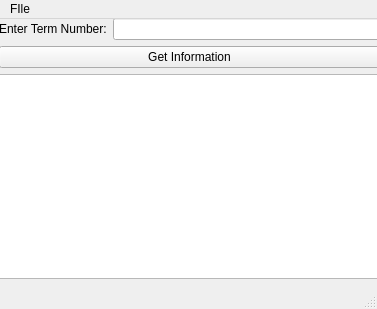
<?xml version="1.0" encoding="UTF-8"?>
<ui version="4.0">
 <class>PresInfo</class>
 <widget class="QMainWindow" name="PresInfo">
  <property name="geometry">
   <rect>
    <x>0</x>
    <y>0</y>
    <width>377</width>
    <height>309</height>
   </rect>
  </property>
  <property name="windowTitle">
   <string>President Info</string>
  </property>
  <widget class="QWidget" name="centralwidget">
   <widget class="QWidget" name="verticalLayoutWidget">
    <property name="geometry">
     <rect>
      <x>-1</x>
      <y>-1</y>
      <width>381</width>
      <height>261</height>
     </rect>
    </property>
    <layout class="QVBoxLayout" name="verticalLayout_2">
     <item>
      <layout class="QHBoxLayout" name="horizontalLayout_2">
       <item>
        <widget class="QLabel" name="labTermNum">
         <property name="text">
          <string>Enter Term Number:</string>
         </property>
        </widget>
       </item>
       <item>
        <widget class="QLineEdit" name="leTermNum"/>
       </item>
      </layout>
     </item>
     <item>
      <widget class="QPushButton" name="btGetInfo">
       <property name="text">
        <string>Get Information</string>
       </property>
      </widget>
     </item>
     <item>
      <widget class="QPlainTextEdit" name="pteInfo"/>
     </item>
    </layout>
   </widget>
  </widget>
  <widget class="QMenuBar" name="menubar">
   <property name="geometry">
    <rect>
     <x>0</x>
     <y>0</y>
     <width>377</width>
     <height>25</height>
    </rect>
   </property>
   <widget class="QMenu" name="menuFIle">
    <property name="title">
     <string>FIle</string>
    </property>
    <addaction name="actionQuit"/>
   </widget>
   <addaction name="menuFIle"/>
  </widget>
  <widget class="QStatusBar" name="statusbar"/>
  <action name="actionQuit">
   <property name="text">
    <string>Quit</string>
   </property>
  </action>
 </widget>
 <resources/>
 <connections/>
</ui>
